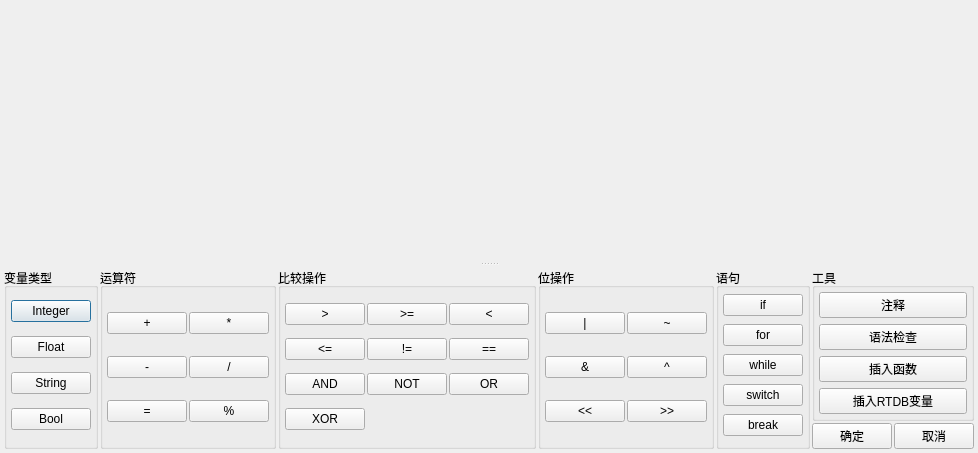
<?xml version="1.0" encoding="UTF-8"?>
<ui version="4.0">
 <class>ScriptEditorDlg</class>
 <widget class="QDialog" name="ScriptEditorDlg">
  <property name="geometry">
   <rect>
    <x>0</x>
    <y>0</y>
    <width>907</width>
    <height>438</height>
   </rect>
  </property>
  <property name="windowTitle">
   <string>Dialog</string>
  </property>
  <layout class="QVBoxLayout" name="verticalLayout_5">
   <property name="spacing">
    <number>4</number>
   </property>
   <property name="leftMargin">
    <number>2</number>
   </property>
   <property name="topMargin">
    <number>2</number>
   </property>
   <property name="rightMargin">
    <number>2</number>
   </property>
   <property name="bottomMargin">
    <number>2</number>
   </property>
   <item>
    <widget class="QSplitter" name="splitter">
     <property name="orientation">
      <enum>Qt::Vertical</enum>
     </property>
     <widget class="QWidget" name="widgetEditor" native="true">
      <property name="minimumSize">
       <size>
        <width>0</width>
        <height>260</height>
       </size>
      </property>
     </widget>
     <widget class="QWidget" name="widgetTool" native="true">
      <property name="maximumSize">
       <size>
        <width>16777215</width>
        <height>200</height>
       </size>
      </property>
      <layout class="QHBoxLayout" name="horizontalLayout_2">
       <property name="spacing">
        <number>2</number>
       </property>
       <property name="sizeConstraint">
        <enum>QLayout::SetNoConstraint</enum>
       </property>
       <property name="leftMargin">
        <number>2</number>
       </property>
       <property name="topMargin">
        <number>2</number>
       </property>
       <property name="rightMargin">
        <number>2</number>
       </property>
       <property name="bottomMargin">
        <number>2</number>
       </property>
       <item>
        <widget class="QGroupBox" name="groupBox">
         <property name="title">
          <string>变量类型</string>
         </property>
         <layout class="QGridLayout" name="gridLayout_4">
          <property name="leftMargin">
           <number>4</number>
          </property>
          <property name="topMargin">
           <number>4</number>
          </property>
          <property name="rightMargin">
           <number>4</number>
          </property>
          <property name="bottomMargin">
           <number>4</number>
          </property>
          <item row="0" column="0">
           <widget class="QPushButton" name="btnTypeInteger">
            <property name="text">
             <string>Integer</string>
            </property>
           </widget>
          </item>
          <item row="1" column="0">
           <widget class="QPushButton" name="btnTypeFloat">
            <property name="text">
             <string>Float</string>
            </property>
           </widget>
          </item>
          <item row="2" column="0">
           <widget class="QPushButton" name="btnTypeString">
            <property name="text">
             <string>String</string>
            </property>
           </widget>
          </item>
          <item row="3" column="0">
           <widget class="QPushButton" name="btnTypeBool">
            <property name="text">
             <string>Bool</string>
            </property>
           </widget>
          </item>
         </layout>
        </widget>
       </item>
       <item>
        <widget class="QGroupBox" name="groupBox_2">
         <property name="title">
          <string>运算符</string>
         </property>
         <layout class="QGridLayout" name="gridLayout">
          <property name="sizeConstraint">
           <enum>QLayout::SetNoConstraint</enum>
          </property>
          <property name="leftMargin">
           <number>4</number>
          </property>
          <property name="topMargin">
           <number>4</number>
          </property>
          <property name="rightMargin">
           <number>4</number>
          </property>
          <property name="bottomMargin">
           <number>4</number>
          </property>
          <property name="spacing">
           <number>2</number>
          </property>
          <item row="0" column="0">
           <widget class="QPushButton" name="btnOptAdd">
            <property name="text">
             <string>+</string>
            </property>
           </widget>
          </item>
          <item row="0" column="1">
           <widget class="QPushButton" name="btnOptMul">
            <property name="text">
             <string>*</string>
            </property>
           </widget>
          </item>
          <item row="1" column="0">
           <widget class="QPushButton" name="btnOptSub">
            <property name="text">
             <string>-</string>
            </property>
           </widget>
          </item>
          <item row="1" column="1">
           <widget class="QPushButton" name="btnOptDiv">
            <property name="text">
             <string>/</string>
            </property>
           </widget>
          </item>
          <item row="2" column="0">
           <widget class="QPushButton" name="btnOptAssign">
            <property name="text">
             <string>=</string>
            </property>
           </widget>
          </item>
          <item row="2" column="1">
           <widget class="QPushButton" name="btnOptMod">
            <property name="text">
             <string>%</string>
            </property>
           </widget>
          </item>
         </layout>
        </widget>
       </item>
       <item>
        <widget class="QGroupBox" name="groupBox_3">
         <property name="title">
          <string>比较操作</string>
         </property>
         <layout class="QGridLayout" name="gridLayout_2">
          <property name="sizeConstraint">
           <enum>QLayout::SetNoConstraint</enum>
          </property>
          <property name="leftMargin">
           <number>4</number>
          </property>
          <property name="topMargin">
           <number>4</number>
          </property>
          <property name="rightMargin">
           <number>4</number>
          </property>
          <property name="bottomMargin">
           <number>4</number>
          </property>
          <property name="spacing">
           <number>2</number>
          </property>
          <item row="0" column="0">
           <widget class="QPushButton" name="btnCmpGt">
            <property name="text">
             <string>&gt;</string>
            </property>
           </widget>
          </item>
          <item row="0" column="1">
           <widget class="QPushButton" name="btnCmpGE">
            <property name="text">
             <string>&gt;=</string>
            </property>
           </widget>
          </item>
          <item row="0" column="2">
           <widget class="QPushButton" name="btnCmpLt">
            <property name="text">
             <string>&lt;</string>
            </property>
           </widget>
          </item>
          <item row="1" column="0">
           <widget class="QPushButton" name="btnCmpLe">
            <property name="text">
             <string>&lt;=</string>
            </property>
           </widget>
          </item>
          <item row="1" column="1">
           <widget class="QPushButton" name="btnCmpNeq">
            <property name="text">
             <string>!=</string>
            </property>
           </widget>
          </item>
          <item row="1" column="2">
           <widget class="QPushButton" name="btnCmpEq">
            <property name="text">
             <string>==</string>
            </property>
           </widget>
          </item>
          <item row="2" column="0">
           <widget class="QPushButton" name="btnCmpAnd">
            <property name="text">
             <string>AND</string>
            </property>
           </widget>
          </item>
          <item row="2" column="1">
           <widget class="QPushButton" name="btnCmpNot">
            <property name="text">
             <string>NOT</string>
            </property>
           </widget>
          </item>
          <item row="2" column="2">
           <widget class="QPushButton" name="btnCmpOr">
            <property name="text">
             <string>OR</string>
            </property>
           </widget>
          </item>
          <item row="3" column="0">
           <widget class="QPushButton" name="btnCmpXor">
            <property name="text">
             <string>XOR</string>
            </property>
           </widget>
          </item>
         </layout>
        </widget>
       </item>
       <item>
        <widget class="QGroupBox" name="groupBox_4">
         <property name="title">
          <string>位操作</string>
         </property>
         <layout class="QGridLayout" name="gridLayout_3">
          <property name="sizeConstraint">
           <enum>QLayout::SetNoConstraint</enum>
          </property>
          <property name="leftMargin">
           <number>4</number>
          </property>
          <property name="topMargin">
           <number>4</number>
          </property>
          <property name="rightMargin">
           <number>4</number>
          </property>
          <property name="bottomMargin">
           <number>4</number>
          </property>
          <property name="spacing">
           <number>2</number>
          </property>
          <item row="0" column="0">
           <widget class="QPushButton" name="btnBitoptOr">
            <property name="text">
             <string>|</string>
            </property>
           </widget>
          </item>
          <item row="0" column="1">
           <widget class="QPushButton" name="btnBitoptInv">
            <property name="text">
             <string>~</string>
            </property>
           </widget>
          </item>
          <item row="1" column="0">
           <widget class="QPushButton" name="btnBitoptAnd">
            <property name="text">
             <string>&amp;&amp;</string>
            </property>
           </widget>
          </item>
          <item row="1" column="1">
           <widget class="QPushButton" name="btnBitoptXor">
            <property name="text">
             <string>^</string>
            </property>
           </widget>
          </item>
          <item row="2" column="0">
           <widget class="QPushButton" name="btnBitoptLShift">
            <property name="text">
             <string>&lt;&lt;</string>
            </property>
           </widget>
          </item>
          <item row="2" column="1">
           <widget class="QPushButton" name="btnBitoptRShift">
            <property name="text">
             <string>&gt;&gt;</string>
            </property>
           </widget>
          </item>
         </layout>
        </widget>
       </item>
       <item>
        <widget class="QGroupBox" name="groupBox_5">
         <property name="title">
          <string>语句</string>
         </property>
         <layout class="QGridLayout" name="gridLayout_5">
          <property name="sizeConstraint">
           <enum>QLayout::SetNoConstraint</enum>
          </property>
          <property name="leftMargin">
           <number>4</number>
          </property>
          <property name="topMargin">
           <number>4</number>
          </property>
          <property name="rightMargin">
           <number>4</number>
          </property>
          <property name="bottomMargin">
           <number>4</number>
          </property>
          <item row="0" column="0">
           <widget class="QPushButton" name="btnStatementIf">
            <property name="text">
             <string>if</string>
            </property>
           </widget>
          </item>
          <item row="1" column="0">
           <widget class="QPushButton" name="btnStatementFor">
            <property name="text">
             <string>for</string>
            </property>
           </widget>
          </item>
          <item row="2" column="0">
           <widget class="QPushButton" name="btnStatementWhile">
            <property name="text">
             <string>while</string>
            </property>
           </widget>
          </item>
          <item row="3" column="0">
           <widget class="QPushButton" name="btnStatementSwitch">
            <property name="text">
             <string>switch</string>
            </property>
           </widget>
          </item>
          <item row="4" column="0">
           <widget class="QPushButton" name="btnStatementBreak">
            <property name="text">
             <string>break</string>
            </property>
           </widget>
          </item>
         </layout>
        </widget>
       </item>
       <item>
        <layout class="QVBoxLayout" name="verticalLayout_4">
         <item>
          <widget class="QGroupBox" name="groupBox_6">
           <property name="title">
            <string>工具</string>
           </property>
           <layout class="QGridLayout" name="gridLayout_6">
            <property name="sizeConstraint">
             <enum>QLayout::SetDefaultConstraint</enum>
            </property>
            <property name="leftMargin">
             <number>4</number>
            </property>
            <property name="topMargin">
             <number>4</number>
            </property>
            <property name="rightMargin">
             <number>4</number>
            </property>
            <property name="bottomMargin">
             <number>4</number>
            </property>
            <item row="0" column="0">
             <widget class="QPushButton" name="btnToolComment">
              <property name="text">
               <string>注释</string>
              </property>
             </widget>
            </item>
            <item row="1" column="0">
             <widget class="QPushButton" name="btnToolSyntaxcheck">
              <property name="text">
               <string>语法检查</string>
              </property>
             </widget>
            </item>
            <item row="2" column="0">
             <widget class="QPushButton" name="btnToolFunc">
              <property name="text">
               <string>插入函数</string>
              </property>
             </widget>
            </item>
            <item row="3" column="0">
             <widget class="QPushButton" name="btnToolRtdb">
              <property name="text">
               <string>插入RTDB变量</string>
              </property>
             </widget>
            </item>
           </layout>
          </widget>
         </item>
         <item>
          <layout class="QHBoxLayout" name="horizontalLayout">
           <property name="spacing">
            <number>2</number>
           </property>
           <property name="sizeConstraint">
            <enum>QLayout::SetDefaultConstraint</enum>
           </property>
           <item>
            <widget class="QPushButton" name="btnOk">
             <property name="text">
              <string>确定</string>
             </property>
            </widget>
           </item>
           <item>
            <widget class="QPushButton" name="btnCancel">
             <property name="text">
              <string>取消</string>
             </property>
            </widget>
           </item>
          </layout>
         </item>
        </layout>
       </item>
      </layout>
     </widget>
    </widget>
   </item>
  </layout>
 </widget>
 <resources/>
 <connections/>
</ui>
